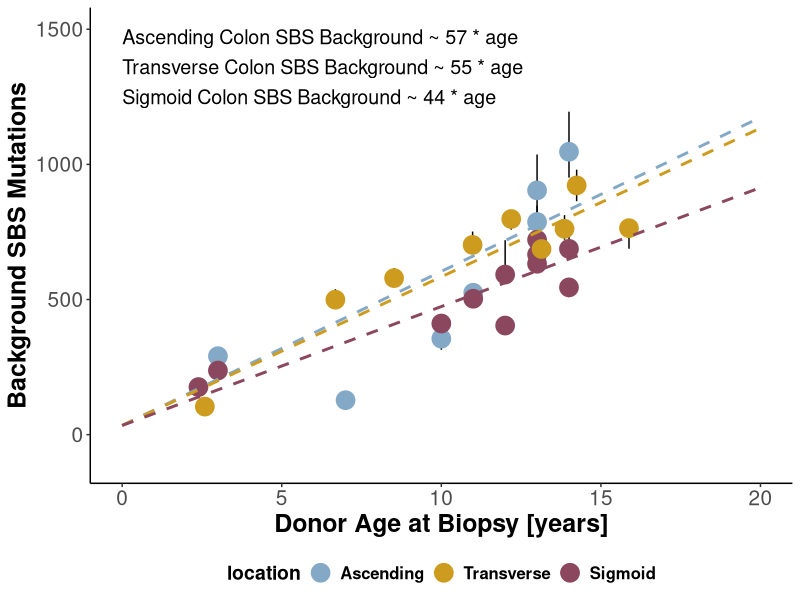
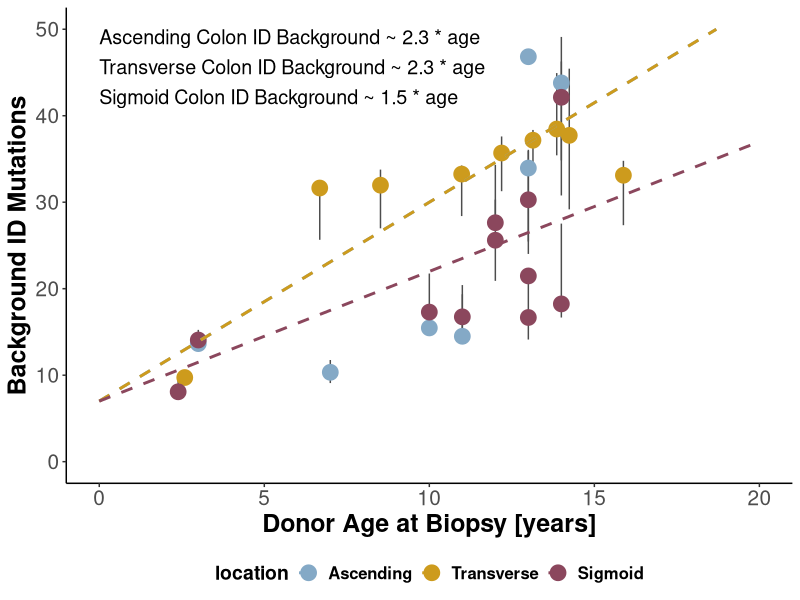
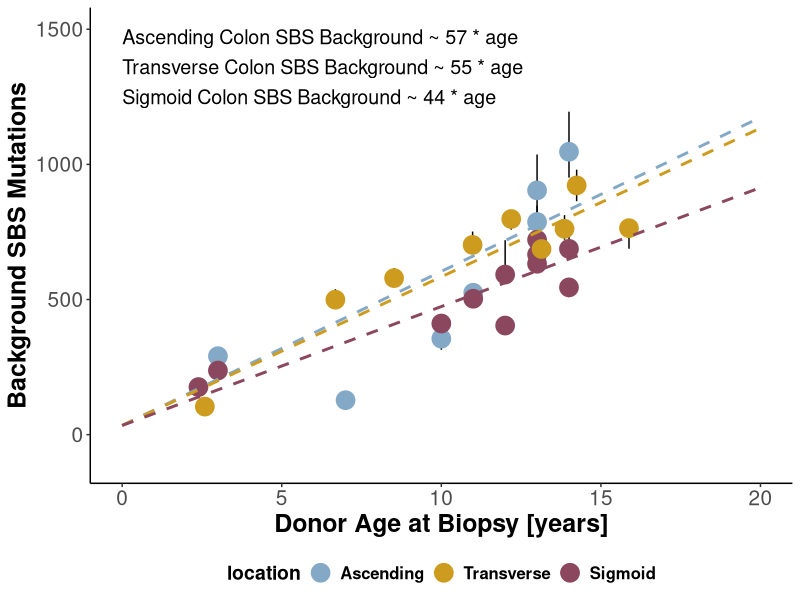
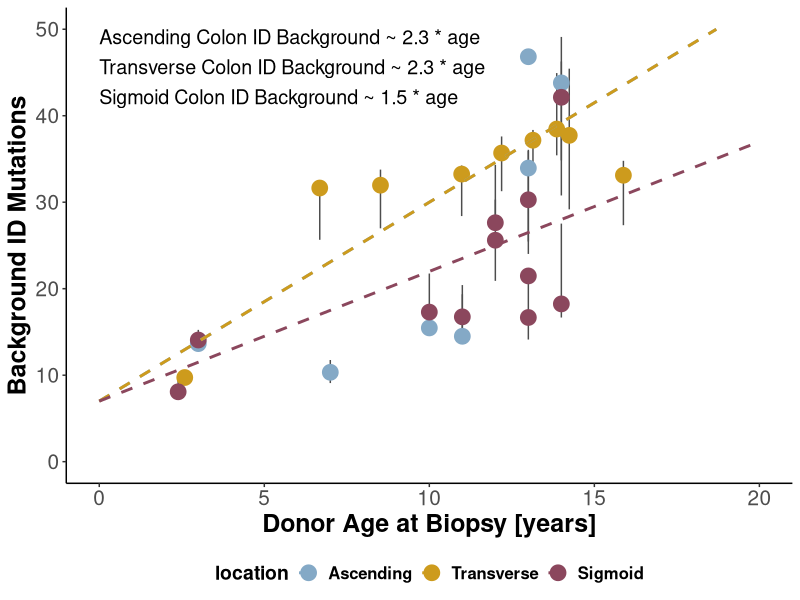

Write the R code that produced these figures, in order. (Note: this script raises an error after producing the figures.)
## ---- chunk 1
knitr::opts_chunk$set(
  echo    = TRUE,
  message = FALSE,
  warning = FALSE,
  comment = "#>"
)
## ---- chunk 2
library(tidyverse)     # dplyr, ggplot2, tibble, stringr, tidyr, ...
library(lmerTest)      # loads lme4 and adds Satterthwaite p-values
library(broom.mixed)
## ---- chunk 3
crypt_metadata <- read.csv("../Data/biopsy_metadata.csv")
crypt_signature_attributions <- read.csv("../Data/crypt_signature_attributions.csv")
## ---- chunk 4
location_levels <- c("Ascending", "Transverse", "Sigmoid")

location_cols <- c(
  Ascending  = "#84a9c6ff",
  Transverse = "goldenrod3",
  Sigmoid    = "palevioletred4"
)

rates_theme <- theme_classic() +
  theme(
    axis.text        = element_text(size = 15, vjust = 0.5, hjust = 0.5),
    axis.title       = element_text(size = 18, face = "bold"),
    strip.background = element_blank(),
    strip.placement  = "outside",
    strip.text       = element_text(size = 14, face = "bold"),
    panel.spacing.x  = unit(0.9, "cm"),
    panel.spacing.y  = unit(0, "cm"),
    legend.position  = "bottom",
    legend.title     = element_text(size = 14, face = "bold"),
    legend.text      = element_text(size = 12, face = "bold")
  )
## ---- chunk 5
# Tidy the fixed effects of an `age:location` model into a reportable table.
summarise_rate_model <- function(model, mut_type, digits = 0) {
  tidy(model, conf.int = TRUE) %>%
    filter(str_detect(term, "age:location")) %>%
    mutate(
      location  = str_remove(term, "age:location"),
      mut_type  = mut_type,
      across(c(estimate, conf.low, conf.high), ~ round(.x, digits)),
      text      = paste0(estimate, " mutations/year [", conf.low, ", ", conf.high, "]"),
      intercept = round(lme4::fixef(model)[["(Intercept)"]], 0)
    ) %>%
    select(
      mut_type, location,
      Estimate = estimate,
      lower_ci = conf.low,
      upper_ci = conf.high,
      text, intercept
    )
}

# Expand a rate summary into per-location fitted lines across an age grid.
make_fit_lines <- function(rate_summary, age_grid = seq(0, 20, length.out = 200)) {
  rate_summary %>%
    select(location, intercept, slope = Estimate) %>%
    crossing(age = age_grid) %>%
    mutate(
      fit      = intercept + slope * age,
      location = factor(location, levels = location_levels)
    )
}

# One label per location, stacked vertically via a `vjust` column.
make_rate_labels <- function(rate_summary, prefix) {
  rate_summary %>%
    transmute(
      location = factor(location, levels = location_levels),
      label    = paste0(location, " Colon ", prefix, " ~ ", Estimate, " * age")
    ) %>%
    arrange(location) %>%
    mutate(vjust = seq(1, by = 2, length.out = n()))
}

# Fixed-effect table with usable column names (`as.data.frame` keeps the
# original names; `data.frame` would mangle them to `Std..Error` / `Pr...t..`).
coef_table <- function(model) {
  as.data.frame(summary(model)$coefficients) %>%
    rownames_to_column("variable") %>%
    rename(std_error = `Std. Error`, pvalue = `Pr(>|t|)`)
}
## ---- chunk 6
crypt_attributions <- crypt_signature_attributions %>%
  left_join(crypt_metadata, by = c("patient", "biopsy")) %>%
  mutate(
    # Sensitivity-adjust the SBS and ID burdens
    across(starts_with("SBS"), ~ as.numeric(.x) / sensitivitySBS),
    snv_muts   = as.numeric(snv_total_burden) / sensitivitySBS,
    indel_muts = as.numeric(indel_total_burden) / sensitivityID,
    # Background SBS burden (computed after the adjustment above)
    SBSBackground = SBS1 + SBS5 + SBS18
  )
## ---- chunk 7
background_df <- crypt_attributions %>%
  filter(
    cohort != "IBD",
    colonoscopy_finding != "FAP",
    biopsy_SBS89_ID25_pos == FALSE,
    patient_colibactin_pos == FALSE
  ) %>%
  # Exclude caecum, terminal ileum and rectum: too few samples
  filter(location %in% location_levels) %>%
  # Retain crypts with clonal indel calls only
  filter(indel_median_vaf > 0.3)
## ---- chunk 8
n_distinct(background_df$patient)
## ---- chunk 9
age_only_lmer         <- lmer(SBSBackground ~ age + (1 | patient), data = background_df)
age_location_lmer     <- lmer(SBSBackground ~ age:location + (1 | patient), data = background_df)
## ---- chunk 10
# AIC improves when location is included
AIC(age_only_lmer, age_location_lmer)
## ---- chunk 11
anova(age_only_lmer, age_location_lmer)
## ---- chunk 12
sbs_summary <- summarise_rate_model(age_location_lmer, mut_type = "SBS", digits = 0)
sbs_summary
## ---- chunk 13
sbs_biopsy_sum <- background_df %>%
  group_by(biopsy) %>%
  summarise(
    SBSBackground_median = median(SBSBackground, na.rm = TRUE),
    SBSBackground_lwr    = unname(quantile(SBSBackground, 0.25, na.rm = TRUE)),
    SBSBackground_upr    = unname(quantile(SBSBackground, 0.75, na.rm = TRUE)),
    age                  = median(age, na.rm = TRUE),
    location             = first(location),
    cohort               = first(cohort),
    site                 = first(site),
    crypts               = n(),
    biopsy_SBS89_ID25_pos  = first(biopsy_SBS89_ID25_pos),
    patient_colibactin_pos = as.factor(max(patient_colibactin_pos)),
    patient              = first(patient),
    .groups = "drop"
  ) %>%
  mutate(
    location = factor(location, levels = location_levels),
    rate     = SBSBackground_median / age
  )
## ---- chunk 14
sbs_lines  <- make_fit_lines(sbs_summary)
sbs_labels <- make_rate_labels(sbs_summary, prefix = "SBS Background")
## ---- chunk 15
sbs_plot <- ggplot(sbs_biopsy_sum, aes(x = age, y = SBSBackground_median, colour = location)) +

  # Per-biopsy point and IQR error bar
  geom_errorbar(
    aes(ymin = SBSBackground_lwr, ymax = SBSBackground_upr),
    width = 0, colour = "black"
  ) +
  geom_point(size = 6) +

  # Fitted slope per location
  geom_line(
    data = sbs_lines, aes(x = age, y = fit, colour = location),
    linewidth = 1, linetype = "dashed"
  ) +

  # Annotate each location's rate
  geom_text(
    data = sbs_labels, aes(x = 0, y = 1500, label = label, vjust = vjust),
    inherit.aes = FALSE, hjust = 0, size = 5, colour = "black"
  ) +

  scale_colour_manual(values = location_cols) +
  scale_x_continuous(limits = c(0, 20)) +
  scale_y_continuous(limits = c(-100, 1500)) +
  labs(x = "Donor Age at Biopsy [years]", y = "Background SBS Mutations") +
  rates_theme

sbs_plot
## ---- chunk 16
dir.create("../Figures", showWarnings = FALSE, recursive = TRUE)
ggsave("../Figures/sbs_rates.svg", sbs_plot, width = 12, height = 8)
## ---- chunk 17
indel_age_only_lmer     <- lmer(indel_muts ~ age + (1 | patient), data = background_df)
indel_age_location_lmer <- lmer(indel_muts ~ age:location + (1 | patient), data = background_df)
## ---- chunk 18
AIC(indel_age_only_lmer, indel_age_location_lmer)
## ---- chunk 19
anova(indel_age_only_lmer, indel_age_location_lmer)
## ---- chunk 20
id_summary <- summarise_rate_model(indel_age_location_lmer, mut_type = "ID", digits = 1)
id_summary
## ---- chunk 21
id_biopsy_sum <- background_df %>%
  ungroup() %>%
  # Flatten any list-columns carried through from the attribution table
  mutate(across(everything(), ~ unlist(.x))) %>%
  group_by(biopsy) %>%
  summarise(
    IDBackground_median = median(indel_muts, na.rm = TRUE),
    IDBackground_lwr    = unname(quantile(indel_muts, 0.25, na.rm = TRUE)),
    IDBackground_upr    = unname(quantile(indel_muts, 0.75, na.rm = TRUE)),
    age                 = median(age, na.rm = TRUE),
    cohort              = first(cohort),
    site                = first(site),
    location            = first(location),
    patient_colibactin_pos = as.factor(max(patient_colibactin_pos)),
    patient             = first(patient),
    .groups = "drop"
  ) %>%
  mutate(
    site     = factor(site, levels = c("Left", "Right")),
    location = factor(location, levels = location_levels)
  )
## ---- chunk 22
id_lines  <- make_fit_lines(id_summary)
id_labels <- make_rate_labels(id_summary, prefix = "ID Background")
## ---- chunk 23
id_plot <- ggplot(id_biopsy_sum, aes(x = age, y = IDBackground_median, colour = location)) +

  geom_errorbar(
    aes(ymin = IDBackground_lwr, ymax = IDBackground_upr),
    width = 0, colour = "grey30"
  ) +
  geom_point(size = 5) +

  geom_line(
    data = id_lines, aes(x = age, y = fit, colour = location),
    linewidth = 1, linetype = "dashed"
  ) +

  geom_text(
    data = id_labels, aes(x = 0, y = 50, label = label, vjust = vjust),
    inherit.aes = FALSE, hjust = 0, size = 5, colour = "black"
  ) +

  scale_colour_manual(values = location_cols) +
  scale_x_continuous(limits = c(0, 20)) +
  scale_y_continuous(limits = c(0, 50)) +
  labs(x = "Donor Age at Biopsy [years]", y = "Background ID Mutations") +
  rates_theme

id_plot
## ---- chunk 24
ggsave("../Figures/id_rates.svg", id_plot, width = 12, height = 8)
## ---- chunk 25
background_rates_summary <- bind_rows(sbs_summary, id_summary) %>%
  select(-text)

write.csv(
  background_rates_summary,
  "../Data/background_mutation_rates.csv",
  quote = FALSE, row.names = FALSE
)
## ---- chunk 26
compare_cohort_df <- crypt_attributions %>%
  filter(biopsy_SBS89_ID25_pos == FALSE, patient_colibactin_pos == FALSE)
## ---- chunk 27
age_location_ibd_included_lmer <- lmer(
  SBSBackground ~ age:location + (1 | patient),
  data = compare_cohort_df
)
age_location_cohort_lmer <- lmer(
  SBSBackground ~ age:location + cohort + (1 | patient),
  data = compare_cohort_df
)
## ---- chunk 28
anova(age_location_cohort_lmer, age_location_ibd_included_lmer)
## ---- chunk 29
cohort_comparison_conf_int <- as.data.frame(confint(age_location_cohort_lmer)) %>%
  rownames_to_column("variable") %>%
  rename(lower_ci = `2.5 %`, upper_ci = `97.5 %`)

cohort_comparison_summary <- coef_table(age_location_cohort_lmer) %>%
  left_join(cohort_comparison_conf_int, by = "variable") %>%
  mutate(
    across(c(Estimate, lower_ci, upper_ci), ~ round(.x, digits = 0)),
    pvalue = round(pvalue, digits = 3),
    text   = paste0(Estimate, " mutations [", lower_ci, ", ", upper_ci, "]")
  ) %>%
  select(variable, Estimate, pvalue, text)
## ---- chunk 30
cohort_comparison_summary
## ---- chunk 31
signature_models <- c("SBS1", "SBS5", "SBS18") %>%
  set_names() %>%
  map(~ lmer(
    as.formula(paste0(.x, " ~ age:location + cohort + (1 | patient)")),
    data = compare_cohort_df
  ))

# Signs are flipped to absolute values because the Normal cohort has the lower rate
signature_effects <- signature_models %>%
  map_dfr(
    ~ coef_table(.x) %>%
      filter(variable == "cohortNormal") %>%
      transmute(
        estimate = round(abs(Estimate), 0),
        lower_ci = abs(round(Estimate + 1.96 * std_error, 0)),
        upper_ci = abs(round(Estimate - 1.96 * std_error, 0)),
        pvalue   = round(pvalue, 3)
      ),
    .id = "signature"
  ) %>%
  mutate(text = paste0(estimate, " mutations [", lower_ci, ", ", upper_ci, "], p = ", pvalue))

signature_effects
## ---- chunk 32
indel_age_location_cohort_lmer <- lmer(
  indel_muts ~ age:location + cohort + (1 | patient),
  data = compare_cohort_df
)
## ---- chunk 33
id_ibd_conf <- as.data.frame(confint(indel_age_location_cohort_lmer)) %>%
  rownames_to_column("variable") %>%
  rename(lower_ci = `2.5 %`, upper_ci = `97.5 %`)

id_ibd_summary <- coef_table(indel_age_location_cohort_lmer) %>%
  left_join(id_ibd_conf, by = "variable") %>%
  mutate(
    across(c(Estimate, lower_ci, upper_ci), ~ abs(round(.x, digits = 1))),
    text = paste0(Estimate, " mutations/year [", lower_ci, ", ", upper_ci, "]")
  ) %>%
  select(variable, Estimate, pvalue, text)

id_ibd_summary
## ---- chunk 34
structural_variant_df <- read.csv("../Data/structural_variants.csv")

# De-duplicate on the breakpoint coordinates themselves. Pasting the fields into
# a single string without a separator can collide (e.g. 1 + 23 vs 12 + 3).
unique_svs <- structural_variant_df %>%
  distinct(chromosome1, start1, start2, patient, .keep_all = TRUE)
## ---- chunk 35
cat(
  sprintf("Unique structural variants:    %d\n", nrow(unique_svs)),
  sprintf("Crypts with a structural variant: %d\n", n_distinct(structural_variant_df$crypt)),
  sprintf("Unique SVs in PD65118:         %d\n", sum(unique_svs$patient == "PD65118")),
  sep = ""
)
## ---- chunk 36
count(unique_svs, type)
## ---- chunk 37
# `crypt_attributions` already carries the biopsy metadata, so no further join
# to `crypt_metadata` is needed (that would duplicate every column as .x / .y).
test_sv_enrichment_df <- structural_variant_df %>%
  count(crypt, name = "structural_variants") %>%
  right_join(crypt_attributions, by = "crypt") %>%
  mutate(structural_variants = replace_na(structural_variants, 0))

sv_enrichment_lmer <- lmer(
  structural_variants ~ patient_colibactin_pos + age + (1 | patient),
  data = test_sv_enrichment_df
)

sv_effect <- coef_table(sv_enrichment_lmer) %>%
  filter(variable == "patient_colibactin_posTRUE") %>%
  transmute(
    estimate = round(Estimate, 2),
    lower_ci = round(Estimate - 1.96 * std_error, 2),
    upper_ci = round(Estimate + 1.96 * std_error, 2),
    pvalue   = round(pvalue, 3)
  )

cat(sprintf(
  "Estimate: %s [%s, %s], p = %s\n",
  sv_effect$estimate, sv_effect$lower_ci, sv_effect$upper_ci, sv_effect$pvalue
))
## ---- chunk 38
sessionInfo()
